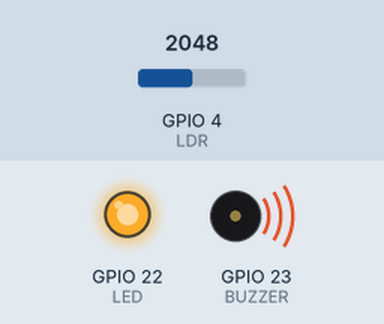
Bench run of a sketch on a simulated ESP32. On the bench: output pins drawn as LEDs (lit = HIGH), buzzer (waves = sounding, pin HIGH). The inputs (shaded band) are chosen by the test bench; at power-on: GPIO 4 (LDR) = 2048.

Above: at 1.2 s.
1.3 s: GPIO 4 (LDR) set to 1940
At 2.5 s:
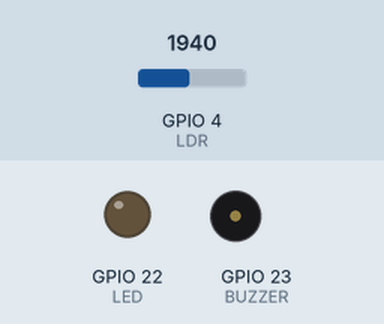
2.8 s: GPIO 4 (LDR) set to 2040
At 3.6 s:
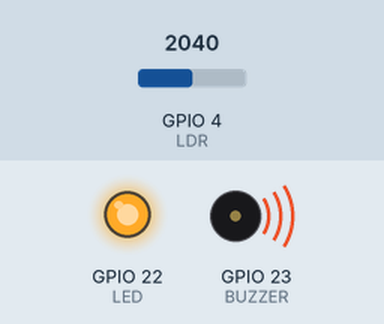
4.3 s: GPIO 4 (LDR) set to 1960
At 4.8 s:
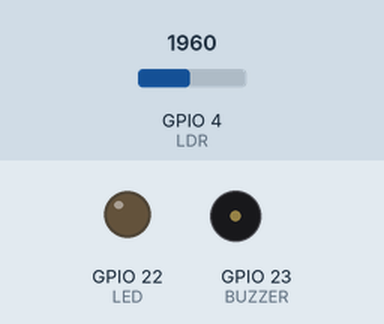
Timing chart, 0 to 7.3 s (numbered marks = the images above; inputs shaded):
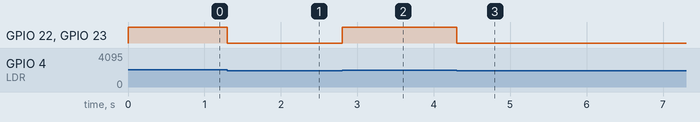

The sketch:

LDRALARM.ino
```cpp
/****************************************************************
 *            DARKNESS REMINDER
 *            =================
 *
 * In this program a light dependent resistor is connected
 * to analog input GPIO4 of the ESP32 Devkitc. In addition,
 * a buzzer and an LED are connecte dto GPIO ports 23 and 22
 * respectively. Normally both the buzzer and the LED are OFF
 * and they turn ON when it becomes dark. Darkness is assumed
 * when the LDR reading is above 2000.
 *
 *
 * Program: LDRALARM
 * Date   : July, 2017
 **************************************************************/
#define LDR 4
#define BUZZER 23
#define LED 22

//
// Configure both the BUZZER and the LED as outputs
//
void setup()
{
   pinMode(BUZZER, OUTPUT);
   pinMode(LED, OUTPUT);
   digitalWrite(BUZZER, LOW);
   digitalWrite(LED, LOW);
}


//
// Read the light level and turn on both the BUZZER and the LED
// when it becomes dark. In this project the darkness has been
// assumed when the LDR reading is above 2000
//
void loop()
{
   int ldr = analogRead(LDR);
   if(ldr > 2000)
   {
      digitalWrite(BUZZER, HIGH);
      digitalWrite(LED, HIGH);
   }
   else
   {
      digitalWrite(BUZZER, LOW);
      digitalWrite(LED, LOW);
   }
}
```

Measured:
- the behaviour switches between 2001 and 2000 on GPIO 4 (LDR) (found by bisection; images 0 and 1)
- after the input at 1.3 s, GPIO 22 (LED), GPIO 23 (BUZZER): HIGH → LOW at once
- after the input at 2.8 s, GPIO 22 (LED), GPIO 23 (BUZZER): LOW → HIGH at once
- after the input at 4.3 s, GPIO 22 (LED), GPIO 23 (BUZZER): HIGH → LOW at once
